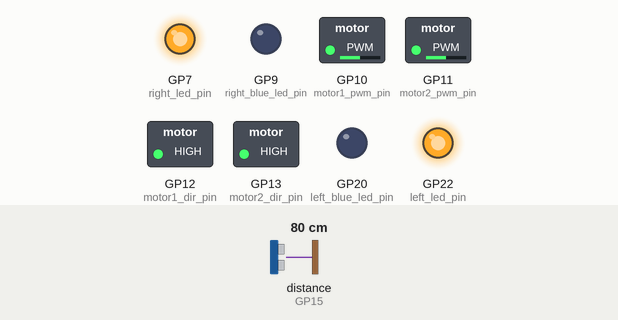
Recording of a program running on a simulated Raspberry Pi Pico running MicroPython. On the bench: switched loads named in the program (green lamp = pin HIGH), output pins drawn as LEDs (lit = HIGH). The inputs (shaded band) are chosen by the test bench; at power-on: distance to the obstacle (sensor on GP15) 80 cm. The echo pulse lasts 58.3 µs per cm; threads take turns every 2 ms; pins used as bus, display or sensor lines are not drawn.

Above: at 1.2 s.
1.3 s: distance to the obstacle (sensor on GP15) set to 5 cm
2.8 s: distance to the obstacle (sensor on GP15) set to 2 cm
At 4.1 s:
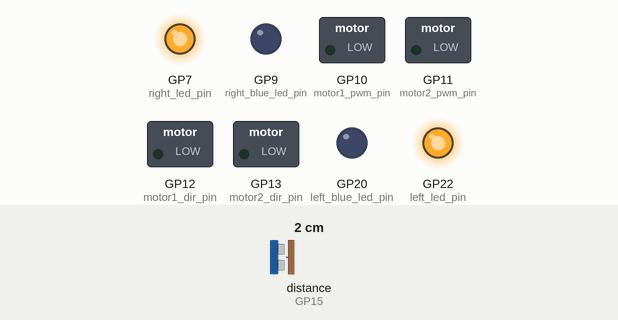
4.4 s: distance to the obstacle (sensor on GP15) set to 4 cm
At 5.8 s:
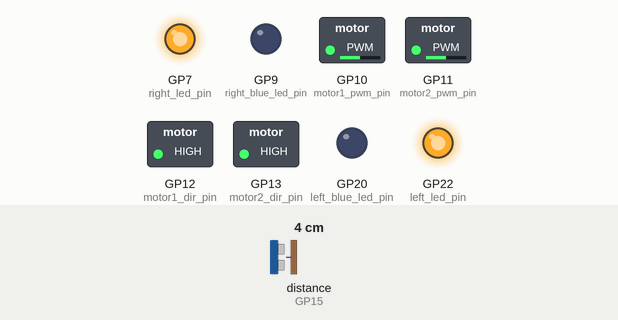
Timing chart, 0 to 7.4 s (numbered marks = the images above; inputs shaded):
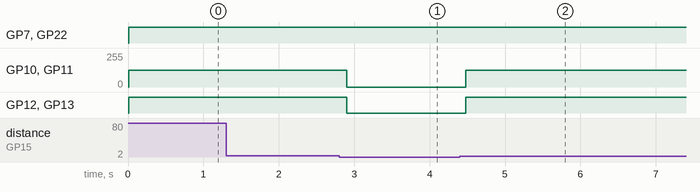

Measured:
- the behaviour switches between 4 and 3 cm on distance to the obstacle (sensor on GP15) (found by bisection; images 0 and 1)
- after the input at 1.3 s, every drawn part: stays the same
- after the input at 2.8 s, GP10 (motor1_pwm_pin), GP11 (motor2_pwm_pin): 127/255 → 0/255 after 0.10 s; GP12 (motor1_dir_pin), GP13 (motor2_dir_pin): HIGH → LOW after 0.10 s
- after the input at 4.4 s, GP10 (motor1_pwm_pin), GP11 (motor2_pwm_pin): 0/255 → 127/255 after 0.08 s; GP12 (motor1_dir_pin), GP13 (motor2_dir_pin): LOW → HIGH after 0.08 s

The program:

Car_test6_threads.py
```python
from machine import Pin, PWM, time_pulse_us
import machine
import utime
import _thread  # Import the threading module

# Ultrasonic sensor pins
trigger_pin = Pin(14, Pin.OUT)
echo_pin = Pin(15, Pin.IN)

# Sensor pins
left_sensor_pin = Pin(3, Pin.IN)
right_sensor_pin = Pin(2, Pin.IN)

# Motor 1 pins
motor1_pwm_pin = Pin(10)
motor1_dir_pin = Pin(12, machine.Pin.OUT)
motor1_pwm = PWM(motor1_pwm_pin)

# Motor 2 pins
motor2_pwm_pin = Pin(11)
motor2_dir_pin = Pin(13, machine.Pin.OUT)
motor2_pwm = PWM(motor2_pwm_pin)

# LED pins
left_led_pin = Pin(22, Pin.OUT)
right_led_pin = Pin(7, Pin.OUT)
left_blue_led_pin = Pin(20, Pin.OUT)
right_blue_led_pin = Pin(9, Pin.OUT)

# Set PWM frequency for motors
pwm_frequency = 1000
motor1_pwm.freq(pwm_frequency)
motor2_pwm.freq(pwm_frequency)

# Shared variable to store distance
distance_cm = 0

# Lock to prevent race conditions
distance_lock = _thread.allocate_lock()


def measure_distance():
    global distance_cm
    while True:
        # Trigger pulse to start measurement
        trigger_pin.off()
        utime.sleep_us(2)
        trigger_pin.on()
        utime.sleep_us(10)
        trigger_pin.off()

        # Measure the pulse width on the echo pin
        pulse_width = time_pulse_us(echo_pin, 1, 30000)  # 30ms timeout (max range)

        # Calculate distance in centimeters
        distance = pulse_width * 0.034 / 2  # Speed of sound = 0.034 cm/us

        with distance_lock:
            distance_cm = round(distance)
        utime.sleep(0.1)  # Adjust sleep duration as needed


def motors_speed(left_wheel_speed, right_wheel_speed):
    # Control direction
    motor1_dir_pin.value(1 if left_wheel_speed > 0 else 0)
    motor2_dir_pin.value(1 if right_wheel_speed > 0 else 0)

    # Set PWM duty cycle
    left_wheel_speed = max(0, min(100, abs(left_wheel_speed)))
    left_wheel_speed = int((left_wheel_speed / 100) * 65535)
    motor1_pwm.duty_u16(left_wheel_speed)

    right_wheel_speed = max(0, min(100, abs(right_wheel_speed)))
    right_wheel_speed = int((right_wheel_speed / 100) * 65535)
    motor2_pwm.duty_u16(right_wheel_speed)


def get_tracking():
    left = left_sensor_pin.value()
    right = right_sensor_pin.value()

    if left == 0 and right == 0:
        return 0
    elif left == 0 and right == 1:
        return 1
    elif left == 1 and right == 0:
        return 10
    elif left == 1 and right == 1:
        return 11


def main_control():
    global distance_cm
    while True:
        with distance_lock:
            current_distance = distance_cm

        tracking_state = get_tracking()

        if current_distance > 3:
            if tracking_state == 0:
                timer = utime.ticks_ms()  # Start timer when both sensors detect white
                while utime.ticks_diff(utime.ticks_ms(), timer) < 500 and tracking_state == 0:
                    tracking_state = get_tracking()
                    motors_speed(30, -30)  # Rotate in one direction
                    left_led_pin.off()
                    right_led_pin.off()
                    left_blue_led_pin.on()
                    right_blue_led_pin.on()
                timer = utime.ticks_ms()
                while utime.ticks_diff(utime.ticks_ms(), timer) < 1000 and tracking_state == 0:
                    tracking_state = get_tracking()
                    motors_speed(-30, 30)  # Switch direction
                    left_led_pin.off()
                    right_led_pin.off()
                    left_blue_led_pin.on()
                    right_blue_led_pin.on()

            elif tracking_state == 10:
                tracking_state = get_tracking()
                motors_speed(-30, 30)  # Turn right
                left_led_pin.off()
                right_led_pin.on()

            elif tracking_state == 1:
                tracking_state = get_tracking()
                motors_speed(30, -30)  # Turn left
                left_led_pin.on()
                right_led_pin.off()

            elif tracking_state == 11:
                tracking_state = get_tracking()
                motors_speed(50, 50)  # Move forward
                left_led_pin.on()
                right_led_pin.on()
        else:
            tracking_state = get_tracking()
            motors_speed(0, 0)  # Stop motors


# Start the ultrasonic sensor measurement on the second core
_thread.start_new_thread(measure_distance, ())

# Run the main control loop on the first core
main_control()
```
